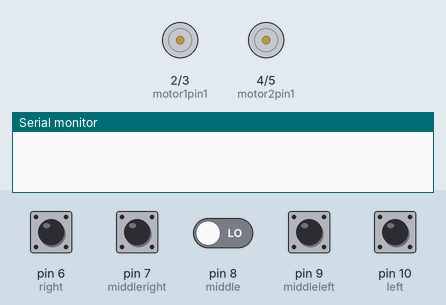
The sketch below on a simulated Arduino Uno, built with avr-gcc and run on an emulated ATmega328P. Parts: motor-driver pin pairs drawn as motors (green arrow = first pin HIGH = forward, orange = second pin HIGH = backward, longer = more drive), the last lines printed to the serial monitor. Inputs (shaded band) come from the test bench; at power-on: pin 6 (right), pin 7 (middleright), pin 8 (middle), pin 9 (middleleft), pin 10 (left) LOW.

Above: at 1.2 s.
1.3 s: pin 6 (right) pulled HIGH for 0.15 s
At 1.7 s:
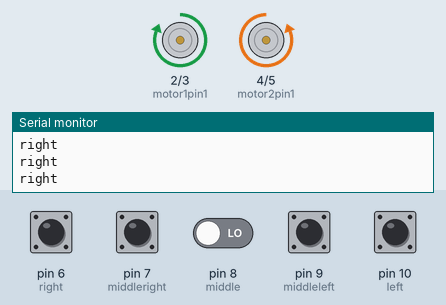
2.9 s: pin 8 (middle) driven HIGH
At 4.1 s:
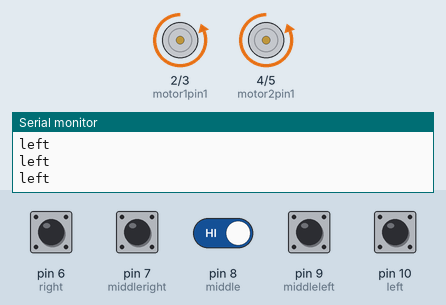
4.4 s: pin 7 (middleright) pulled HIGH for 0.15 s
At 4.48 s:
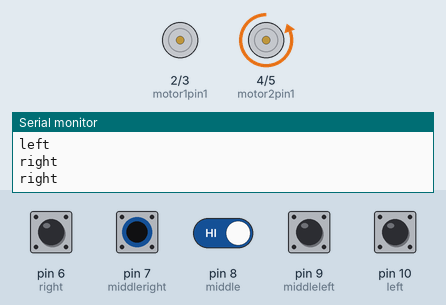
6.0 s: pin 9 (middleleft) pulled HIGH for 0.15 s
At 6.08 s:
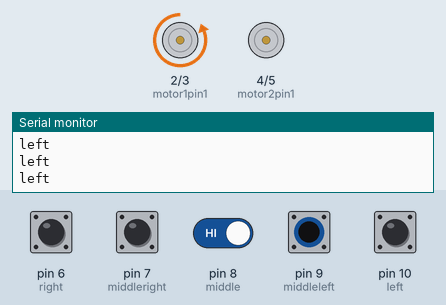
7.6 s: pin 10 (left) pulled HIGH for 0.15 s
At 7.68 s:
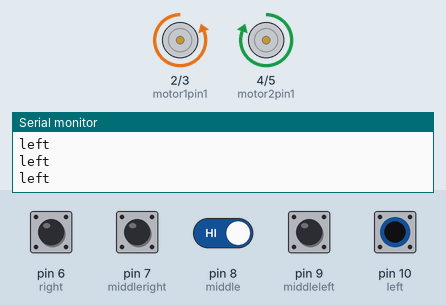
9.2 s: pin 6 (right) pulled HIGH for 1 s
At 11.2 s:
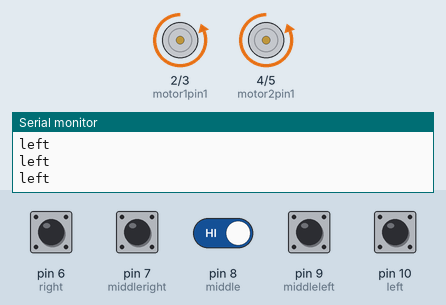
Timing chart, 0 to 12.7 s (numbered marks = the images above; inputs shaded):
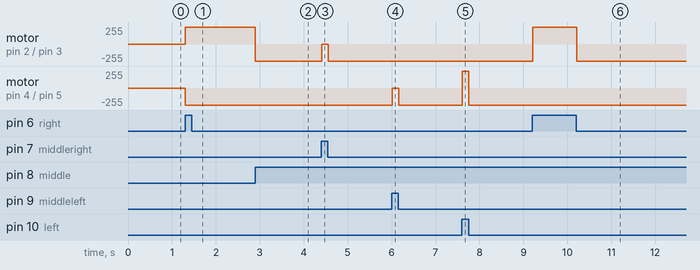

Measured:
- after the input at 1.3 s, motor on pin 2 (motor1pin1) / pin 3 (motor1pin2): stopped → forward 255/255 at once; motor on pin 4 (motor2pin1) / pin 5 (motor2pin2): stopped → backward 255/255 at once
- after the input at 2.9 s, motor on pin 2 (motor1pin1) / pin 3 (motor1pin2): forward 255/255 → backward 255/255 at once
- after the input at 4.4 s, motor on pin 2 (motor1pin1) / pin 3 (motor1pin2): backward 255/255 → stopped at once, → backward 255/255 0.14 s later
- after the input at 6.0 s, motor on pin 4 (motor2pin1) / pin 5 (motor2pin2): backward 255/255 → stopped at once, → backward 255/255 0.15 s later
- after the input at 7.6 s, motor on pin 4 (motor2pin1) / pin 5 (motor2pin2): backward 255/255 → forward 255/255 at once, → backward 255/255 0.15 s later
- after the input at 9.2 s, motor on pin 2 (motor1pin1) / pin 3 (motor1pin2): backward 255/255 → forward 255/255 at once, → backward 255/255 1.0 s later

The sketch:

Perfect_Line_Following.ino
```cpp
int motor1pin1 = 2;
int motor1pin2 = 3;

int motor2pin1 = 4;
int motor2pin2 = 5;
int middle = 8;
int middleright = 7;
int right = 6;
int middleleft = 9;
int left = 10;


void setup() {
  pinMode(motor1pin1, OUTPUT);
  pinMode(motor1pin2, OUTPUT);
  pinMode(motor2pin1, OUTPUT);
  pinMode(motor2pin2, OUTPUT);
  pinMode(middle, INPUT);
  pinMode(middleleft, INPUT);
  pinMode(left, INPUT);
  pinMode(middleright, INPUT);
  pinMode(right, INPUT);
  Serial.begin(9600);

}

void loop() {
  if (digitalRead(right) == true){
    Serial.println("right");
    digitalWrite(motor1pin1, HIGH);
    digitalWrite(motor1pin2, LOW);

    digitalWrite(motor2pin1, LOW);
    digitalWrite(motor2pin2, HIGH);
  }
    else if (digitalRead(left) == true){
    Serial.println("left");
    digitalWrite(motor1pin1, LOW);
    digitalWrite(motor1pin2, HIGH);

    digitalWrite(motor2pin1, HIGH);
    digitalWrite(motor2pin2, LOW);
  }
  else if (digitalRead(middleright) == true){
    Serial.println("right");
    digitalWrite(motor1pin1, LOW);
    digitalWrite(motor1pin2, LOW);

    digitalWrite(motor2pin1, LOW);
    digitalWrite(motor2pin2, HIGH);
  }

  else if (digitalRead(middleleft) == true){
    Serial.println("left");
    digitalWrite(motor1pin1, LOW);
    digitalWrite(motor1pin2, HIGH);

    digitalWrite(motor2pin1, LOW);
    digitalWrite(motor2pin2, LOW);
  }
  else if (digitalRead(middle) == true){
    Serial.println("left");
    digitalWrite(motor1pin1, LOW);
    digitalWrite(motor1pin2, HIGH);

    digitalWrite(motor2pin1, LOW);
    digitalWrite(motor2pin2, HIGH);
  }

}
```
